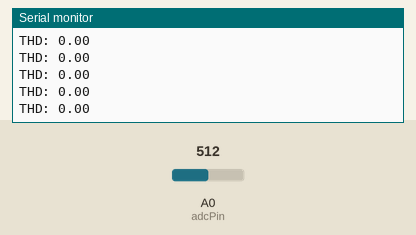
A sketch run on a simulated Arduino Uno, built with avr-gcc and run on an emulated ATmega328P. On the bench: the last lines printed to the serial monitor. The inputs (shaded band) are chosen by the test bench; at power-on: A0 (adcPin) = 512.

Above: at 1.2 s.
1.3 s: A0 (adcPin) set to 0
At 1.65 s:
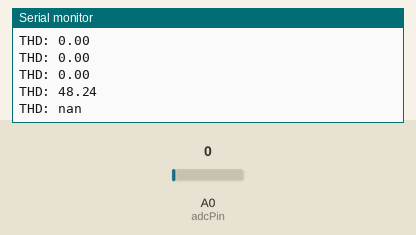
3.4 s: A0 (adcPin) set to 19
At 3.46 s:
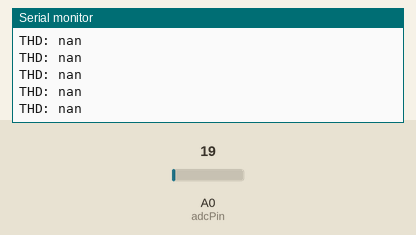
Timing chart, 0 to 6.4 s (numbered marks = the images above; inputs shaded):
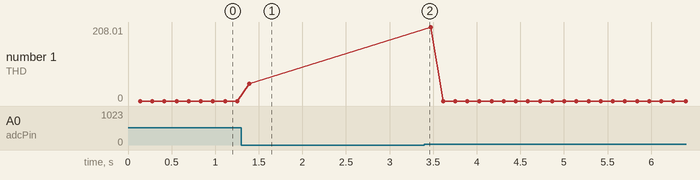

The sketch:

fft03.ino
```cpp
#include <arduinoFFT.h>

const int sampleSize = 64;  // Tamanho da amostra
const int adcPin = A0;       // Porta ADC


double vReal[sampleSize];       // Vetor para armazenar a amostra
double vImag[sampleSize];       // Vetor para armazenar a parte imaginária
double THD;                     // Variável para armazenar o THD
double harmonicAmplitudes[9];   // Vetor para armazenar as amplitudes dos harmônicos

void setup() {
  Serial.begin(9600);  // Inicia a comunicação serial
}

void loop() {
  // Lê a amostra
  for (int i = 0; i < sampleSize; i++) {
    vReal[i] = analogRead(adcPin);
    vImag[i] = 0;
    delay(1);  // Tempo para a próxima amostra
  }

  // Executa a FFT
  arduinoFFT fft = arduinoFFT();  // Cria o objeto FFT
  fft.Compute(vReal, vImag, sampleSize, FFT_FORWARD);
  fft.ComplexToMagnitude(vReal, vImag, sampleSize);

  // Encontra as amplitudes dos 9 primeiros harmônicos
  for (int i = 0; i < 9; i++) {
    harmonicAmplitudes[i] = vReal[i];
  }

  // Calcula a THD
  THD = 100 * sqrt(pow(harmonicAmplitudes[1], 2) + pow(harmonicAmplitudes[2], 2) + pow(harmonicAmplitudes[3], 2) + pow(harmonicAmplitudes[4], 2) + pow(harmonicAmplitudes[5], 2) + pow(harmonicAmplitudes[6], 2) + pow(harmonicAmplitudes[7], 2) + pow(harmonicAmplitudes[8], 2)) / harmonicAmplitudes[0];

  // Imprime o THD
  Serial.print("THD: ");
  Serial.println(THD);
}
```

Measured:
- after the input at 1.3 s, the serial monitor: prints a new line after 0.09 s (image 1)
- plotted number 1: 0 → 48.24 after the input at 1.3 s
